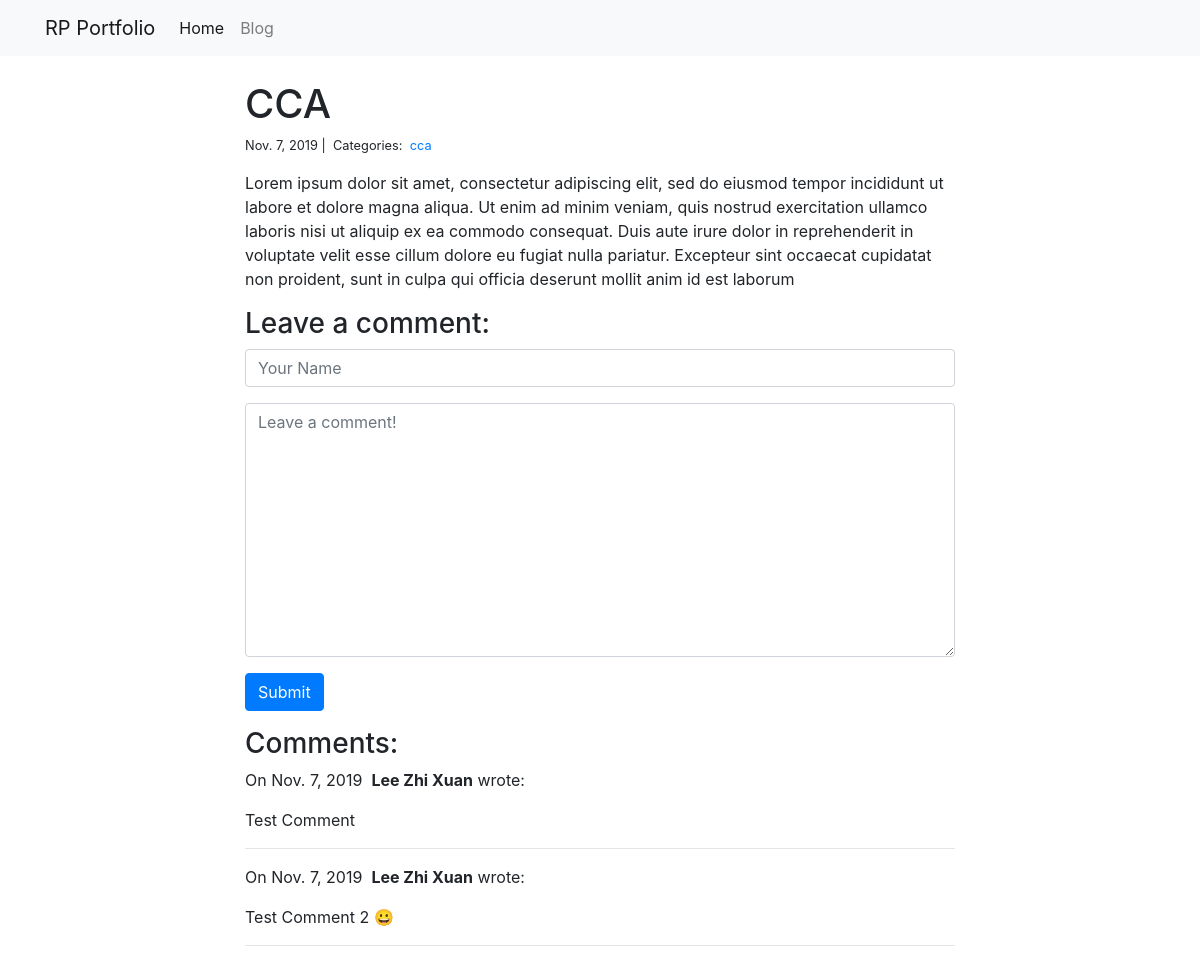
/blog/3/, run on an earlier commit of the app's database.
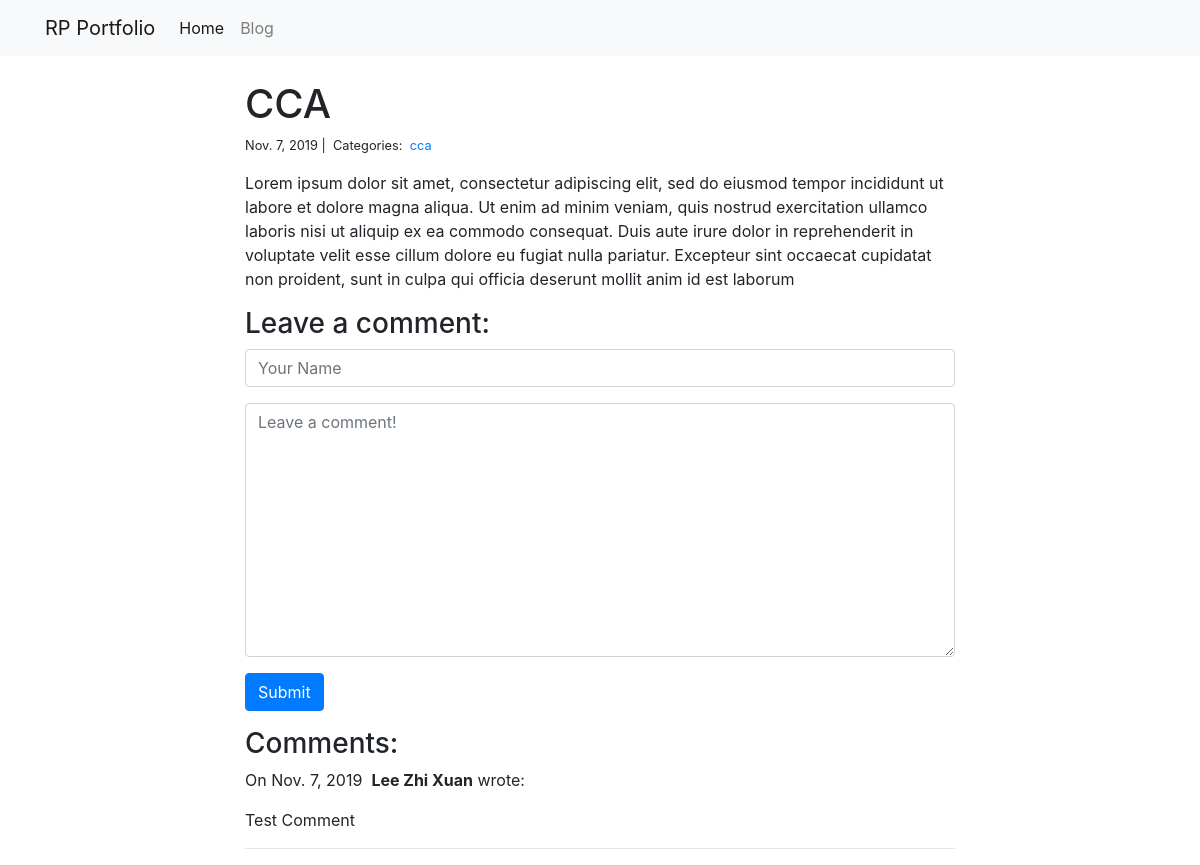
And on a later commit of the database.
### blog/models.py (models this page shows)
class Category(models.Model):
    name = models.CharField(max_length=20)

class Comment(models.Model):
    author = models.CharField(max_length=60)
    body = models.TextField()
    created_on = models.DateTimeField(auto_now_add=True)
    post = models.ForeignKey("Post", on_delete=models.CASCADE)

### blog/views.py (the view, shortened to what this page needs)
# urls.py: path("<int:pk>/", views.blog_detail, name="blog_detail"),
def blog_detail(request, pk):
    post = Post.objects.get(pk=pk)
    comments = Comment.objects.filter(post=post)
    form = CommentForm()
    context = {"post": post, "comments": comments, "form": form}
    return render(request, "blog_detail.html", context)

### blog/forms.py
class CommentForm(forms.Form):
    author = forms.CharField(
        max_length=60,
        widget=forms.TextInput(attrs={
            "class": "form-control",
            "placeholder": "Your Name"
        })
    )
    body = forms.CharField(widget=forms.Textarea(
        attrs={
            "class": "form-control",
            "placeholder": "Leave a comment!"
        })
    )

### blog/templates/blog_detail.html (shortened to what this page needs)
{% extends "base.html" %}
{% block page_content %}
<br />
<div class="col-md-8 offset-md-2">
    <h1>{{ post.title }}</h1>
    <small>
        {{ post.created_on.date }} |&nbsp;
        Categories:&nbsp;
        {% for category in post.categories.all %}
        <a href="{% url 'blog_category' category.name %}">
            {{ category.name }}
        </a>&nbsp;
        {% endfor %}
    </small>
    <p>{{ post.body | linebreaks }}</p>
    <h3>Leave a comment:</h3>
    <form action="/blog/{{ post.pk }}/" method="post">
        <div class="form-group">
            {{ form.author }}
        </div>
        <div class="form-group">
            {{ form.body }}
        </div>
        <button type="submit" class="btn btn-primary">Submit</button>
    </form>
    <h3>Comments:</h3>
    {% for comment in comments %}
    <p>
        On {{comment.created_on.date }}&nbsp;
        <b>{{ comment.author }}</b> wrote:
    </p>
    <p>{{ comment.body }}</p>
    <hr>
    {% endfor %}
</div>
{% endblock %}

What changed in the data, as far as the page shows it:
removed Comment: created_on "Nov. 7, 2019", author "Lee Zhi Xuan", body "Test Comment 2 😀"
